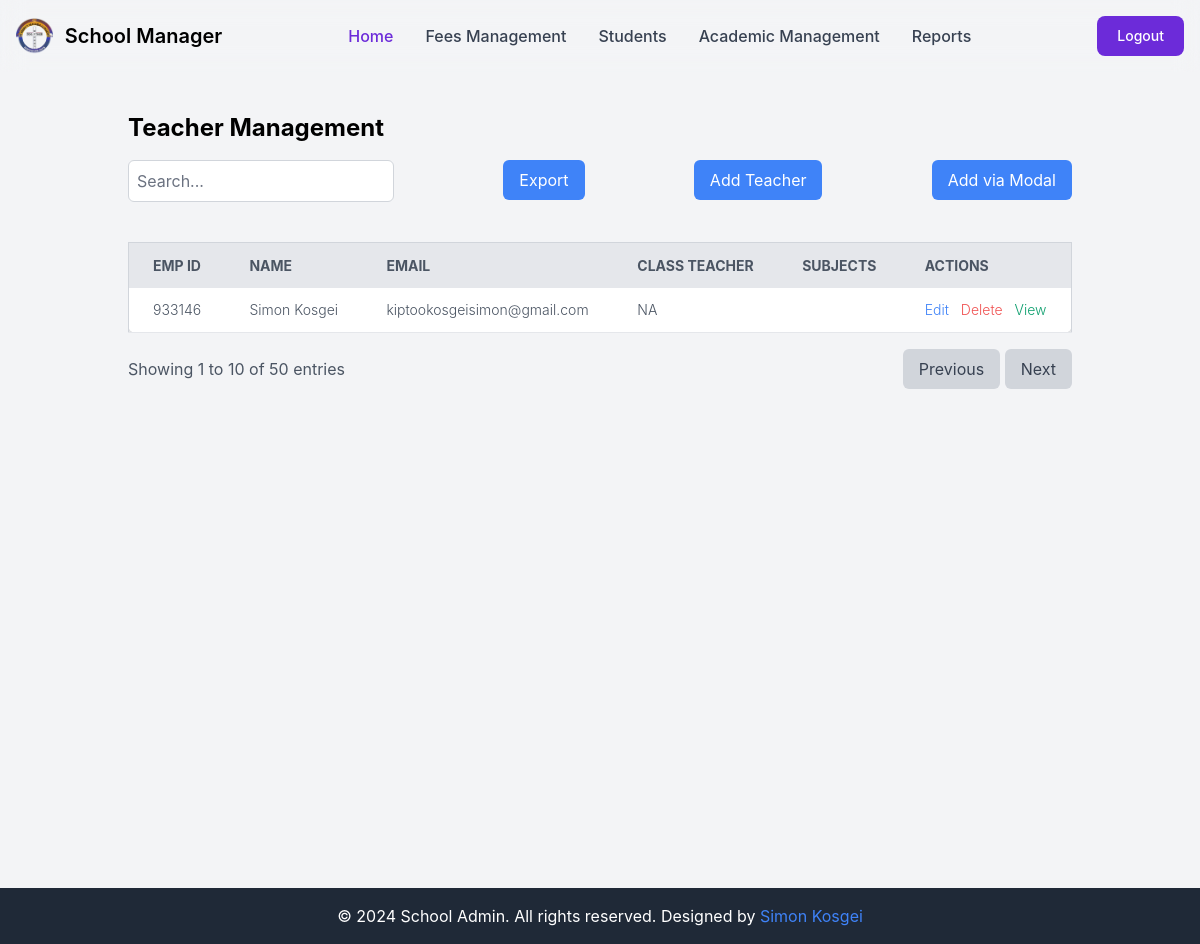
Screenshot of /control/teacher-management/ (signed in) with the database file from the repository.
### administrator/models.py (models this page shows, shortened)
class Teacher(models.Model):
    name = models.CharField(max_length=100)
    employee_id = models.CharField(max_length=20, unique=True)
    date_of_birth = models.DateField()
    email = models.EmailField()
    date_joined = models.DateField()
    is_class_teacher = models.BooleanField(default=False)
    subjects = models.ManyToManyField(Subject, related_name='teachers')
    phone_number = models.CharField(max_length=15, blank=True, null=True)
    address = models.TextField(blank=True, null=True)

### administrator/views.py (the view)
# urls.py: path('teacher-management/', teacher_management, name='teacher_management'),
@login_required
def teacher_management(request):
    subjects = Subject.objects.all()
    teachers = Teacher.objects.all()
    teachers_list = list(teachers.values('id', 'name', 'email', 'subjects', 'employee_id','is_class_teacher','phone_number'))
    teachers_json = serialize('json', teachers)
    return render(request, 'admin/teacher_management.html', {'teachers_json': teachers_json, 'teachers': teachers_list, 'subjects': subjects})

### administrator/templatetags/custom_filters.py (called while the page is built)
@register.filter
def jsonify(value):
    return json.dumps(value)

### templates/admin/teacher_management.html (shortened to what this page needs)
{% extends 'admin/base.html' %}
{% load static %}
{% load custom_filters %}
{% block content %}
<div class="container mx-auto px-4 py-6">
    <h1 class="text-2xl font-bold mb-4">Teacher Management</h1>
    <div class="flex justify-between mb-4">
        <div>
            <input type="text" placeholder="Search..." class="border border-gray-300 rounded-md p-2" />
        </div>
        <div>
            <button class="bg-blue-500 text-white px-4 py-2 rounded-md hover:bg-blue-600">Export</button>
        </div>
        <div>
        <button href="{% url 'add_teacher' %}" class="bg-blue-500 text-white px-4 py-2 rounded-md hover:bg-blue-600 right-0 x-0">Add Teacher</button>
        </div>
        <div>
            <button onclick="openAddTeacherModal()" class="bg-blue-500 text-white px-4 py-2 rounded-md hover:bg-blue-600 right-0 x-0">Add via Modal</button>
        </div>
    </div>
    <br>
    <div class="overflow-x-auto">
        <table class="min-w-full bg-white border border-gray-300 rounded-lg shadow-md">
            <thead>
                <tr class="bg-gray-200 text-gray-600 uppercase text-sm leading-normal">
                    <th class="py-3 px-6 text-left">EMP ID</th>
                    <th class="py-3 px-6 text-left">Name</th>
                    <th class="py-3 px-6 text-left">Email</th>
                    <th class="py-3 px-6 text-left">Class Teacher</th>
                    <th class="py-3 px-6 text-left">Subjects</th>
                    <th class="py-3 px-6 text-left">Actions</th>
                </tr>
            </thead>
            <tbody class="text-gray-600 text-sm font-light">
                {% for teacher in teachers %}
                <tr class="border-b border-gray-200 hover:bg-gray-100">
                    <td class="py-3 px-6">{{ teacher.employee_id }}</td>
                    <td class="py-3 px-6">{{ teacher.name }}</td>
                    <td class="py-3 px-6">{{ teacher.email }}</td>
                    <td class="py-3 px-6">{{ teacher.is_class_teacher|yesno:"Yes,NA" }}</td>
                    <td class="py-3 px-6">{{ teacher.subjects.all|join:", " }}</td>
                    <td class="py-3 px-6">
                        <a href="#" onclick="openEditModal({{ teacher.id }}, '{{ teacher.name }}', '{{ teacher.email }}', {{ teacher.subjects.all|jsonify }})" class="text-blue-500 hover:text-blue-700">
                             Edit
                        </a>
                        <a href="{% url 'teacher_delete' teacher.id %}" class="text-red-500 hover:text-red-700 ml-2">
                             Delete
                        </a>
                        <a href="#" onclick="openViewModal('{{ teacher.id }}', '{{ teacher.name }}', '{{ teacher.email }}', {{ teacher.subjects.all|jsonify }})" class="text-green-500 hover:text-green-700 ml-2">
                             View
                        </a>
                    </td>
                </tr>
                {% empty %}
                <tr>
                    <td colspan="5" class="text-center py-3">No teachers found.</td>
                </tr>
                {% endfor %}
            </tbody>
        </table>
    </div>
    <div class="flex justify-between items-center mt-4">
        <div>
            <span class="text-gray-600">Showing 1 to 10 of 50 entries</span>
        </div>
        <div>
            <button class="bg-gray-300 text-gray-700 px-4 py-2 rounded-md hover:bg-gray-400">Previous</button>
            <button class="bg-gray-300 text-gray-700 px-4 py-2 rounded-md hover:bg-gray-400">Next</button>
        </div>
    </div>
</div>
{% endblock %}

### rows the page displays
Teacher: employee_id "933146", name "Simon Kosgei", email "kiptookosgeisimon@gmail.com", is_class_teacher "NA"
